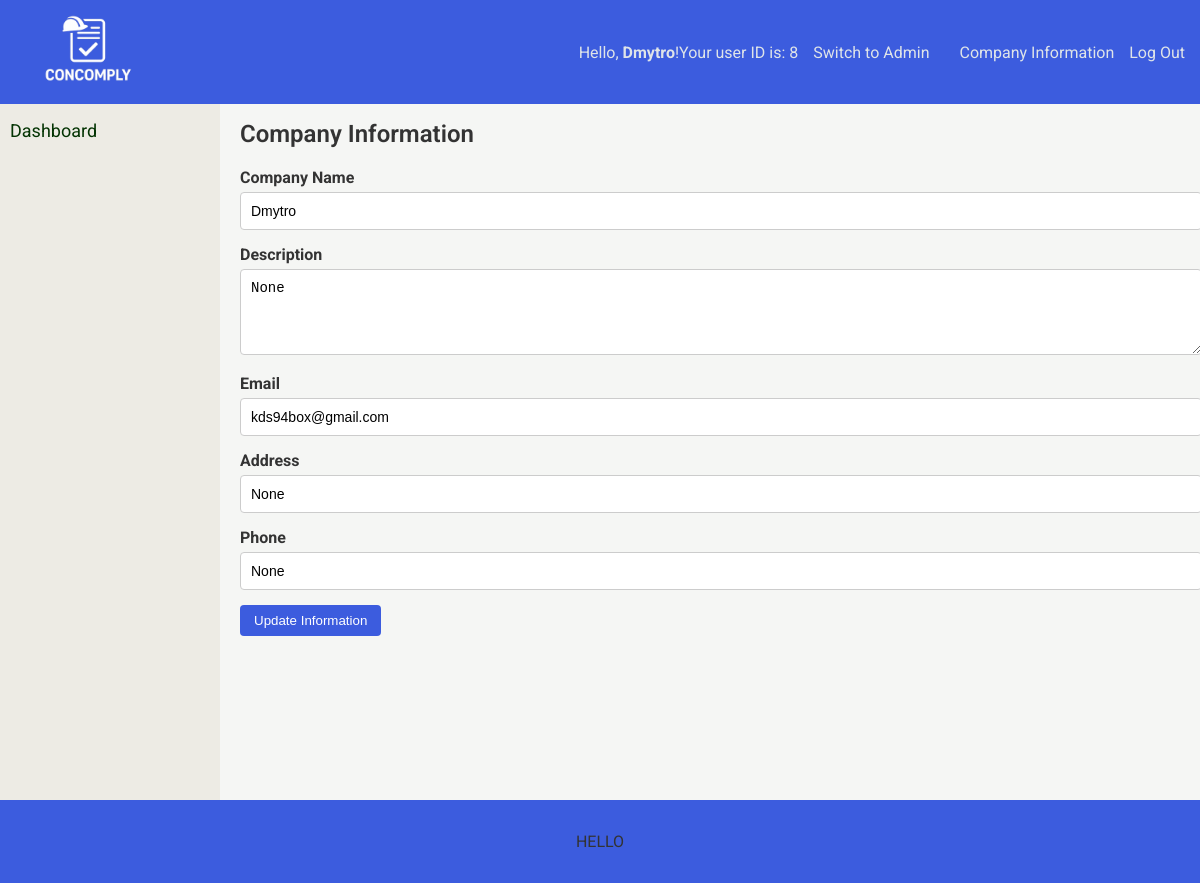
The app's page /sub_company_information (signed in) with its own data.
### tables this page shows
CREATE TABLE submitting_users (
    id INTEGER PRIMARY KEY AUTOINCREMENT,
    login TEXT UNIQUE NOT NULL,
    password TEXT NOT NULL,
    email TEXT NOT NULL,
    token TEXT UNIQUE NOT NULL, 
    name TEXT, description TEXT, 
    phone TEXT, 
    address TEXT
);

### app.py (the view, shortened to what this page needs)
@app.route("/sub_company_information", methods=['GET', 'POST'])
def company_information():
    db = get_db()
    user_id = session.get("id")
    sub_user = db.execute("SELECT * FROM submitting_users WHERE id = ?", (user_id,)).fetchone()
    if not user_id:
        return redirect("/submitter_login")
    user = db.execute("SELECT * FROM submitting_users WHERE id = ?", (user_id,)).fetchone()
    return render_template("sub_company_information.html", user=user, sub_user=sub_user)

### app.py (called while the page is built)
def get_db():
    conn = sqlite3.connect("database.db")
    conn.row_factory = sqlite3.Row
    return conn

### templates/sub_company_information.html (shortened to what this page needs)
{% extends "sub_layout.html" %}
{% block content %}
        <h2>Company Information</h2>
        <form method="post">
            <label for="company_name">Company Name</label>
            <input type="text" name="company_name" id="company_name" value="{{ user.name }}" required>
            <label for="company_information">Description</label>
            <textarea name="company_information" id="company_information" rows="4">{{ user.description }}</textarea>
            <label for="email">Email</label>
            <input type="email" name="email" id="email" value="{{ user.email }}" required>
            <label for="address">Address</label>
            <input type="text" name="address" id="address" value="{{ user.address }}">
            <label for="phone">Phone</label>
            <input type="text" name="phone" id="phone" value="{{ user.phone }}">
            <button type="submit">Update Information</button>
        </form>
    </div>
{% endblock %}

### templates/sub_layout.html (shortened to what this page needs)
<!DOCTYPE html>
<html lang="en">
<head>
    <link rel="stylesheet" href="{{ url_for('static', filename='style.css') }}">
</head>
<body>
    <div class="wrapper">
        <header>
            <a href="/admin" style="margin-left: 15px;">
                <img src="{{ url_for('static', filename='concomply-logo.png') }}" alt="ConComply Logo" class="logo">
            </a>
            <p style="margin-left: auto;">Hello, <strong>{{ sub_user['name'] }}</strong>!</p>
            <p>Your user ID is: {{ session['id'] }}</p>
            <a href="/admin_sub" style="margin-left: 15px; margin-right: 15px;">Switch to Admin</a>
            <a href="/sub_company_information" style="margin-right: 15px; margin-left: 15px;">Company Information</a>
            <a href="/logout" style="margin-right: 15px;">Log Out</a>
        </header>
        <div class="layout">
            <div class="sidebar">
                <div class="sidebar-items">
                    <a href="/submitter_dashboard" style="margin-right: 15px; margin-top: 10px;">Dashboard</a>
                </div>
            </div>
            <div class="main-content">
                {% block content %}{% endblock %}
            </div>
        </div>
    <footer>
        <p>HELLO</p>
    </footer>
</body>
</html>

### static/style.css (style rules this page uses)
html { min-height: 100vh; margin: 0px; padding: 0px; }
body { font-family: 'Roboto', sans-serif; margin: 0px; padding: 0px; background-color: #e6eef3; color: #333; height: 100%; }
.wrapper { display: flex; flex-direction: column; min-height: 100vh; }
header { display: flex; flex-direction: row; background-color: #3c5cde; justify-content: flex-start; text-decoration: none; align-items: center; width: 100%; position: fixed; }
.logo { height: 100px; }
header a { text-decoration: none; color: #dfe4e8; }
header p { color: #dfe4e8; }
footer { text-align: center; padding: 1rem; background-color: #3c5cde; color: #333; margin-top: auto; }
.layout { display: flex; flex-direction: row; height: 100%; flex: 1; padding-top: 100px; }
.sidebar { width: 200px; margin: 0px; padding: 10px; background-color: #edebe4; display: flex; flex-direction: column; }
.sidebar a { display: block; color: #043403; text-decoration: none; font-size: large; }
.sidebar-items { position: fixed; }
.main-content { padding: 20px; background-color: #f5f6f4; margin: 0; width: 100%; flex: 1; box-sizing: border-box; }
h1, h2, h3 { color: #333; }
button { padding: 8px 14px; background-color: #3c5cde; color: white; border: none; border-radius: 4px; cursor: pointer; }
form label { display: block; margin-bottom: 5px; font-weight: bold; }
input[type="text"], input[type="email"], input[type="password"], textarea { width: 100%; padding: 10px; margin-bottom: 15px; border: 1px solid #ccc; border-radius: 4px; font-size: 14px; background-color: #fff; }
h1, h2, h3 { font-weight: 600; margin-top: 0; margin-bottom: 20px; }

### records on screen
submitting_users: name "Dmytro", company_name "Dmytro", email "kds94box@gmail.com"

### other values on screen
{{ session['id'] }} "8"
